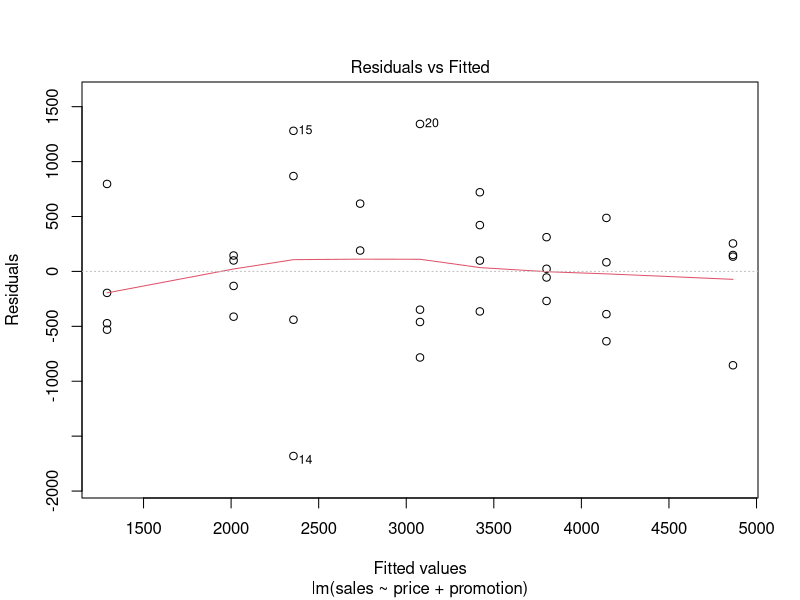
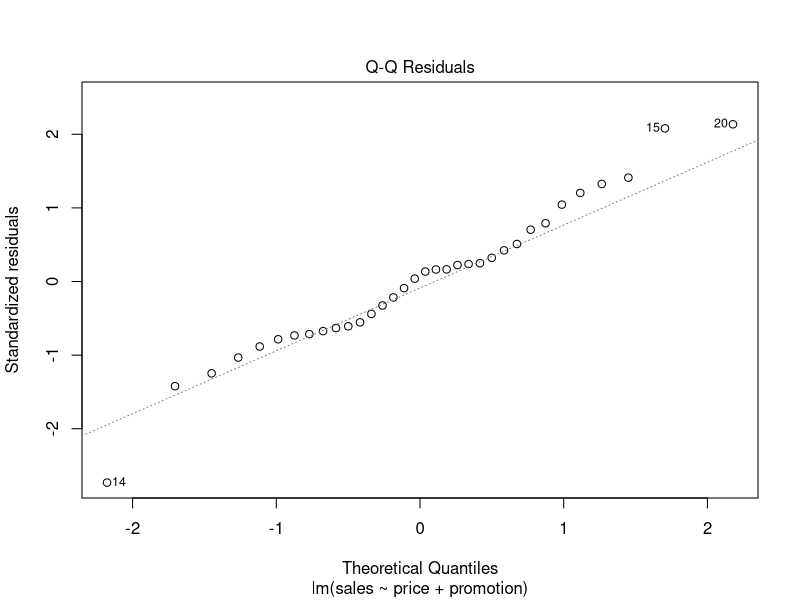
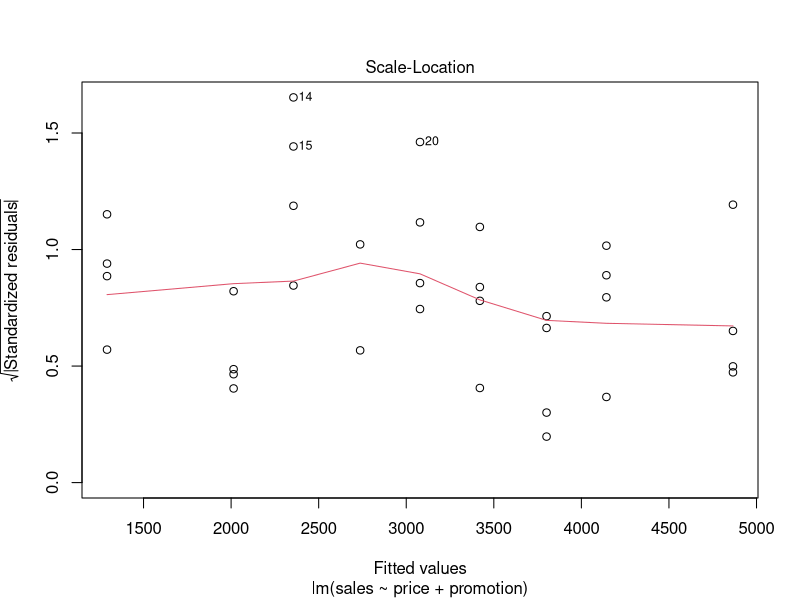
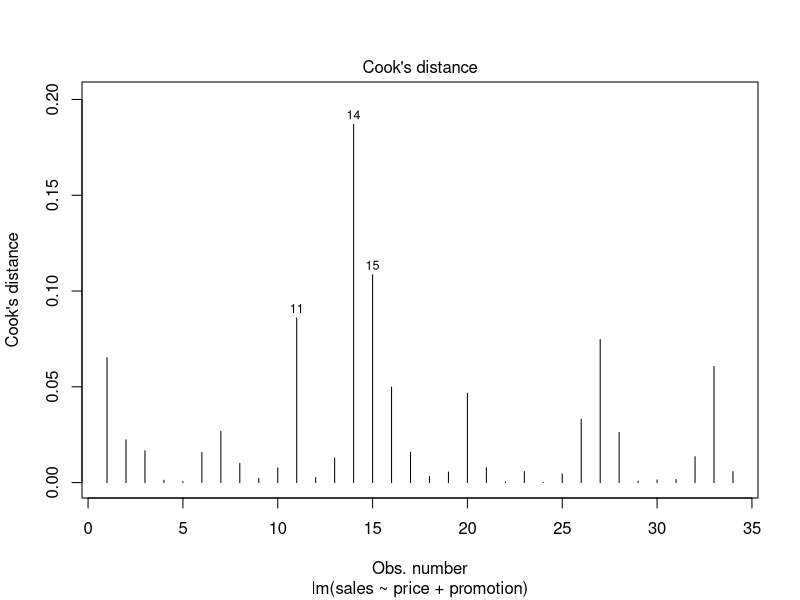
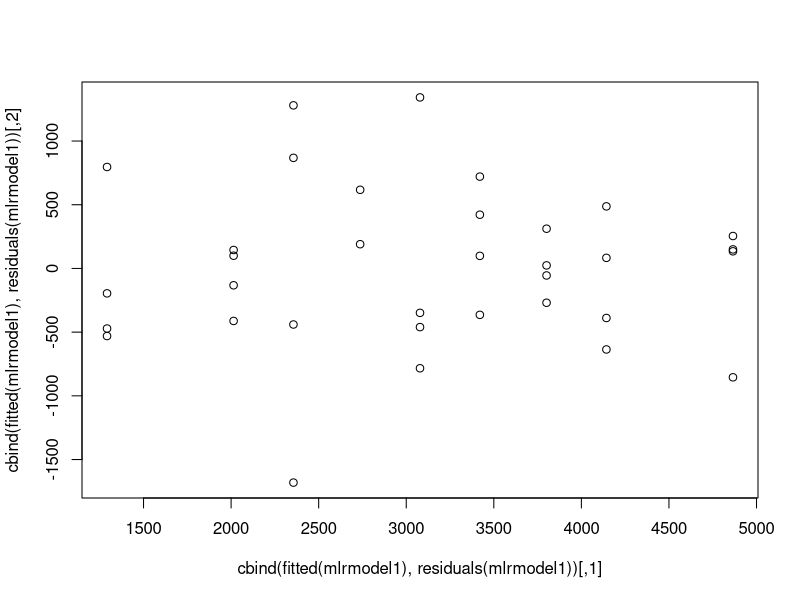
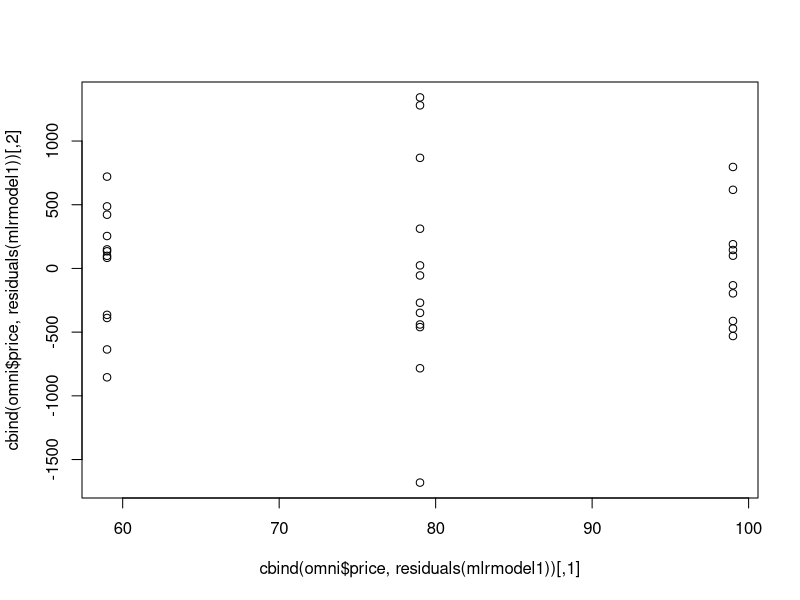
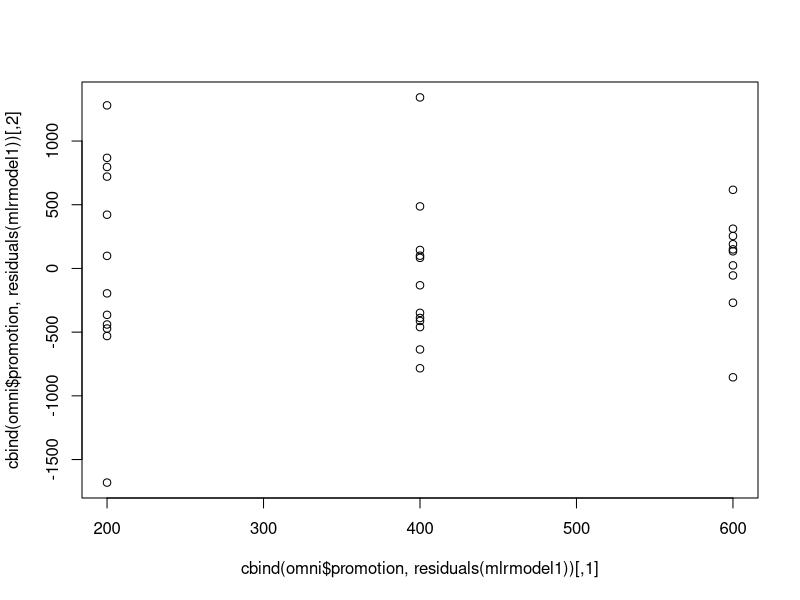

Reproduce these figures in R, in order.
#Multiple Linear Regression 

#Omni Store

sales= c(4141,3842,3056,3519,4226, 4630,3507,3754, 5000,5120,4011, 5015,1916,675, 3636,3224,2295, 2730,2618,4421, 4113,3746, 3532, 3825,1096, 761,2088,820,2114, 1882,2159,1602,3354,2927)
price = c(59,59,59,59,59,59,59,59,59,59,59,59, 79,79,79,79,79,79,79,79,79, 79,79,79,99,99, 99,99,99,99,99,99,99,99)
promotion= c(200,200,200,200,400,400,400,400, 600,600,600,600,200,200,200,200, 400,400,400,400,600,600,600,600, 200,200,200,200,400,400,400,400,600,600)


omni = data.frame(sales, price, promotion)
head(omni)
str(omni)

#MLR
mlrmodel1 = lm(formula = sales ~ price + promotion, data=omni)
mlrmodel2 = lm(formula = sales ~ price, data=omni)

summary(mlrmodel1)
  #summary(mlrmodel2)

anova(mlrmodel1)
#
coef(mlrmodel1)


#R2 and Adjs R2
names(mlrmodel1)
(r2 = summary(mlrmodel1)$r.squared)
k = 2 # no of IVs
(n = nrow(omni)) # sample size
(adjr2 = 1 - ( (1 - r2) * ((n - 1)/ (n - k - 1))))
summary(mlrmodel1)$r.squared


# Fstatistics
summary(mlrmodel1)$fstatistic[1]  # from output of model
(df1 = k) ;  (df2 = n-k-1)  
qf(.95, df1, df2)  # from table wrt df1 & df2
#Model Fstats > table(Fstat) 

# Pvalue of Model
fstat = summary(mlrmodel1)$fstatistic 
pf(fstat[1], fstat[2], fstat[3], lower.tail=FALSE) 
# this is  < 0.05 : Significant
# 
plot(mlrmodel1,1)  # no pattern, equal variance
plot(mlrmodel1,2)  # Residues are normally distributed
plot(mlrmodel1,3)
plot(mlrmodel1,4)  # tells outliers which affect model


# Confidence Intervals


#Fitted values : Predicting on IVs using model
fitted(mlrmodel1)
residuals(mlrmodel1) 
mlrmodel1$residuals
cbind(omni$sales, fitted(mlrmodel1), omni$sales - fitted(mlrmodel1), residuals(mlrmodel1))

#sqrt(sum((residuals(mlrmodel1)^2)))
names(mlrmodel1)
summary(mlrmodel1)


#Predicted Values
fitted(mlrmodel1)
names(omni)
(ndata1 = data.frame(price=c(60,70), promotion=c(300,400)))
predict(mlrmodel1, newdata=ndata1, predict='response')
cbind(ndata1, Predict=predict(mlrmodel1, newdata=ndata1, predict='response'))

#Diagnostics Test for Checking Assumptions 
#Should be Linear relationship between Residuals Vs Ypi, X1i, X2i
cbind(fitted(mlrmodel1), residuals(mlrmodel1))
plot(cbind(fitted(mlrmodel1), residuals(mlrmodel1)))
#not quadratic
plot(cbind(omni$price, residuals(mlrmodel1)))
plot(cbind(omni$promotion, residuals(mlrmodel1)))
#May indicate quadratic term of IVs


#Train and Test Data


# RMSE